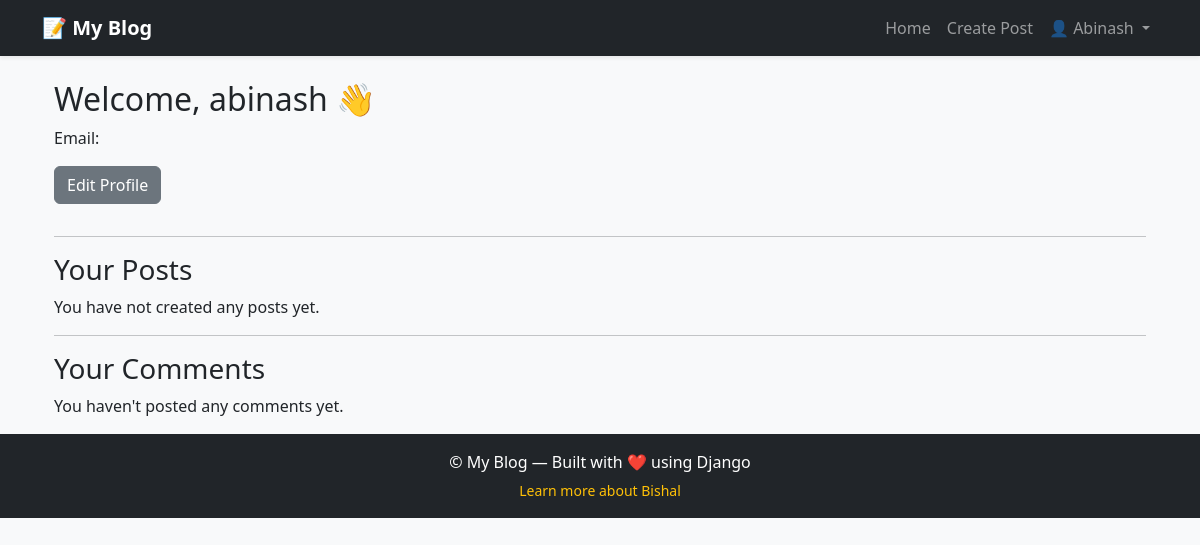
The app's page /dashboard/ (signed in), older data.
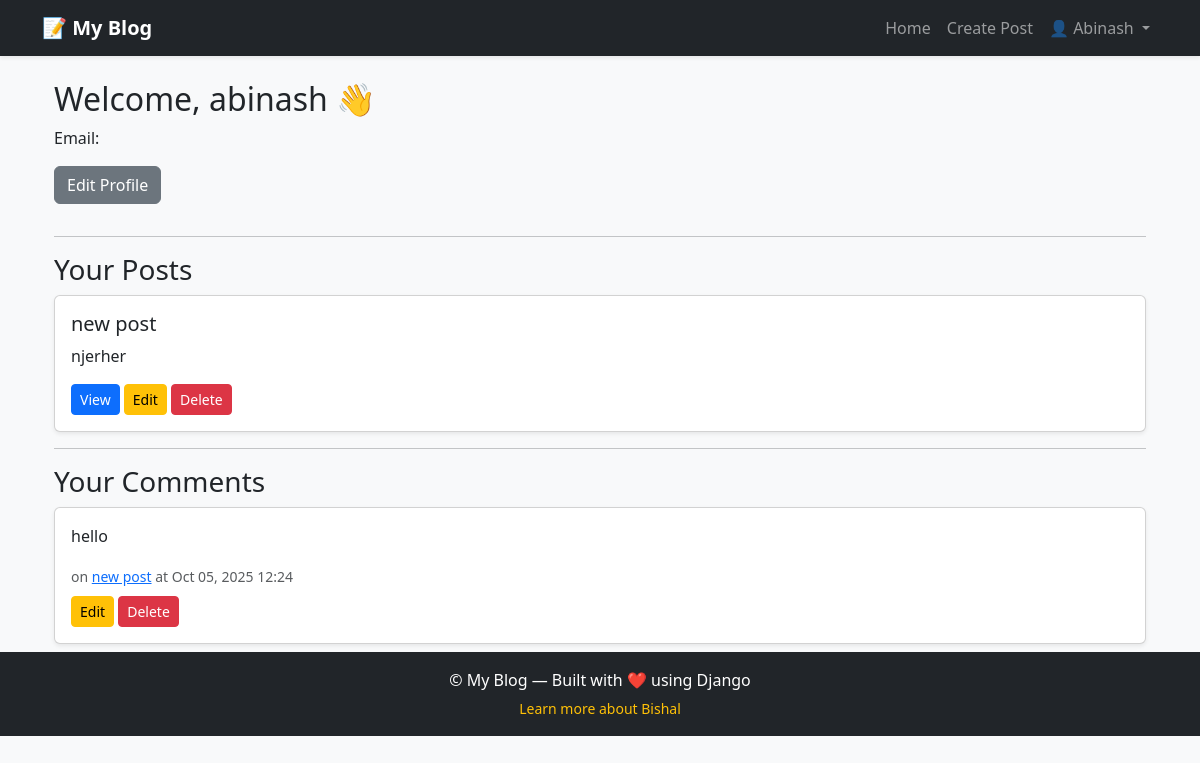
The same page, newer data.
### blog/models.py (models this page shows, shortened)
class Post(models.Model):
    author = models.ForeignKey(User, on_delete=models.CASCADE)
    title = models.CharField(max_length=100)
    content = models.TextField()
    image = models.ImageField(upload_to='posts/', blank=True, null=True)
    created_at = models.DateTimeField(auto_now_add=True)
    author = models.ForeignKey(User, on_delete=models.CASCADE)

class Comment(models.Model):
    post = models.ForeignKey('POST', on_delete=models.CASCADE,related_name='comments')
    author = models.ForeignKey(User, on_delete=models.CASCADE)
    content = models.TextField()
    created_at = models.DateTimeField(auto_now_add=True)

### blog/views.py (the view)
# urls.py: path('dashboard/', views.dashboard, name='dashboard'),
@login_required
def dashboard(request):
    user_posts = Post.objects.filter(author=request.user).order_by('-created_at')
    user_comments = Comment.objects.filter(author=request.user).order_by('-created_at')
    context = {
        'user_posts': user_posts,
        'user_comments': user_comments,
    }
    return render(request, 'blog/dashboard.html', context)

### blog/templates/blog/dashboard.html (shortened to what this page needs)
{% extends "layout.html" %}
{% block content %}
<div class="container mt-4">
  <h2>Welcome, {{ user.username }} 👋</h2>
  <p>Email: {{ user.email }}</p>
  <a href="{% url 'profile_update' %}" class="btn btn-secondary mb-3">Edit Profile</a>
  <hr>
  <h3>Your Posts</h3>
  {% if user_posts %}
    {% for post in user_posts %}
      <div class="card mb-3 shadow-sm">
        <div class="card-body">
          <h5>{{ post.title }}</h5>
          <p>{{ post.content|truncatewords:20 }}</p>
          <a href="{% url 'post_detail' post.id %}" class="btn btn-primary btn-sm">View</a>
          <a href="{% url 'update_post' post.id %}" class="btn btn-warning btn-sm">Edit</a>
          <a href="{% url 'delete_post' post.id %}" class="btn btn-danger btn-sm">Delete</a>
        </div>
      </div>
    {% endfor %}
  {% else %}
    <p>You have not created any posts yet.</p>
  {% endif %}
  <hr>
  <h3>Your Comments</h3>
  {% if user_comments %}
    {% for comment in user_comments %}
      <div class="card mb-2 shadow-sm">
        <div class="card-body">
          <p>{{ comment.content }}</p>
          <small class="text-muted">on <a href="{% url 'post_detail' comment.post.id %}">{{ comment.post.title }}</a> at {{ comment.created_at|date:"M d, Y H:i" }}</small>
          <div class="mt-2">
            <a href="{% url 'edit_comment' comment.id %}" class="btn btn-warning btn-sm">Edit</a>
            <a href="{% url 'delete_comment' comment.id %}" class="btn btn-danger btn-sm">Delete</a>
          </div>
        </div>
      </div>
    {% endfor %}
  {% else %}
    <p>You haven't posted any comments yet.</p>
  {% endif %}
</div>
{% endblock %}

Row changes from the older to the newer data that the page shows:
added Post: title "new post", content "njerher"
added Comment: content "hello", post "new post", created_at "Oct 05, 2025 12:24"
Text that changed along with them:
text no longer shown: "You have not created any posts yet. You haven't posted any comments yet."
